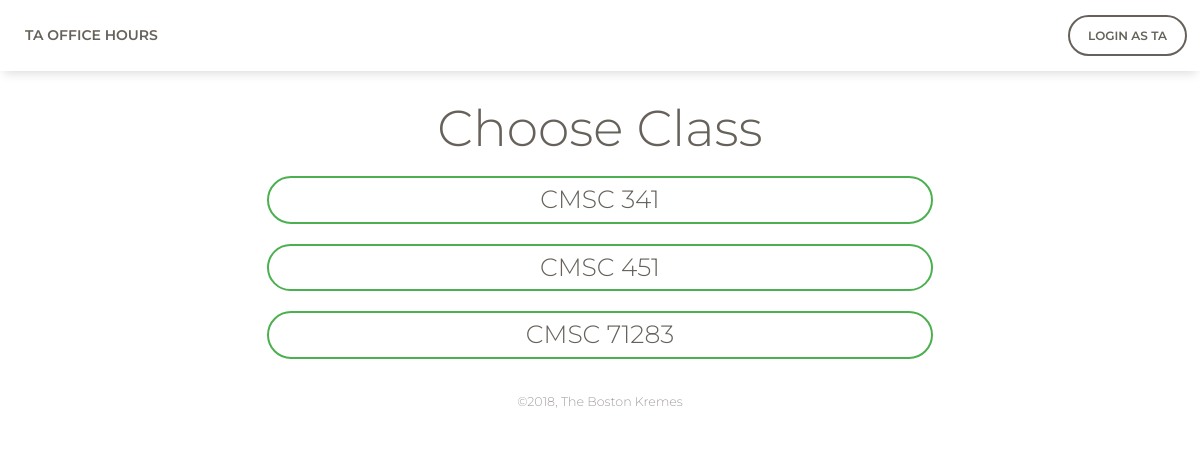
The app's page /, older data.
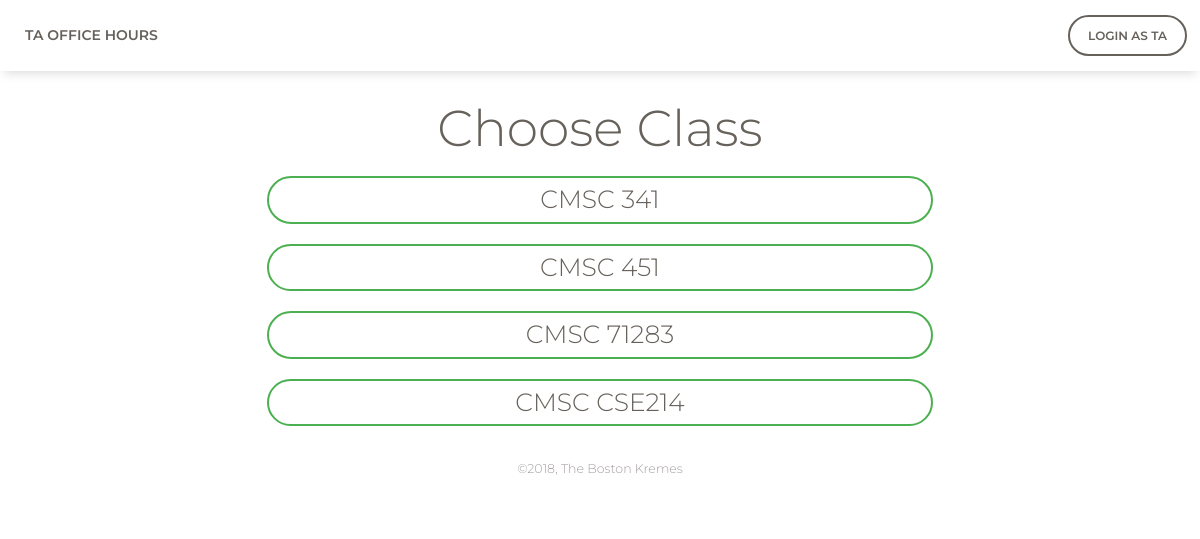
The same page, newer data.
### home/models.py (models this page shows)
class Course(models.Model):
	courseNum = models.CharField(max_length=20)
	courseCode = models.CharField(max_length=20)
	courseTAs = models.ManyToManyField(TA)
	queue = models.ManyToManyField(Queue)

### home/views.py (the view)
# urls.py: url(r'^$', views.index, name='index'),
def index(request):
	classes = Course.objects.all()
	return render(request, 'home/index.html', {'classes': classes})

### home/templates/home/index.html (shortened to what this page needs)
{%extends "home/header.html"%}
{%block content%}
{%load staticfiles%}
<div class = "container">
	<h1 class = "text-center">Choose Class</h1>
	{% for class in classes %}
	<a href = "/CMSC{{class.courseNum}}">
		<button type="button" class="btn btn-neutral btn-round coursenum center">
		<h1>CMSC {{class.courseNum}}</h1>
		</button>
	</a>
	{%endfor%}
</div>
{%endblock%}

### home/templates/home/header.html (shortened to what this page needs)
<!doctype html>
<html lang="en">
<head>
	{% load staticfiles %}
	<link href="{% static 'home/assets/css/bootstrap.min.css' %}" rel="stylesheet" />
	<link href="{% static 'home/assets/css/paper-kit.css' %}" rel="stylesheet"/>
	<link href="http://maxcdn.bootstrapcdn.com/font-awesome/latest/css/font-awesome.min.css" rel="stylesheet">
	<link href="{% static 'home/assets/css/style.css' %}" rel="stylesheet" />
</head>
<body>
	<nav class="navbar navbar-expand-md navbar-default">
    <a class="navbar-brand" href="/">TA Office Hours</a>
        <ul class="navbar-nav ml-auto">
            <li class="nav-item">
                <a href='/login'><button type="button" class="btn btn-outline-default btn-round" data-toggle="modal" data-target="#myModal">Login as TA</button></a>
            </li>
        </ul>
	</nav>
	{%block content%}
	{%endblock%}
	<footer class="footer">
		<div class="container">
			<div class="row">
				<div class="credits mx-auto">
					<span class="copyright">©2018, The Boston Kremes</span>
				</div>
			</div>
		</div>
	</footer>
</body>

### home/static/home/assets/css/style.css (style rules this page uses)
button > h1 { margin: 0; font-size: 25px; }
.coursenum { border: 2px solid #4CAF50; display: block; width: 60%; align-content: center; }
.center { margin: 0 auto; display: block; }
.navbar { padding: 0px 10px; }

Row changes from the older to the newer data that the page shows:
added Course: courseNum "CSE214"
